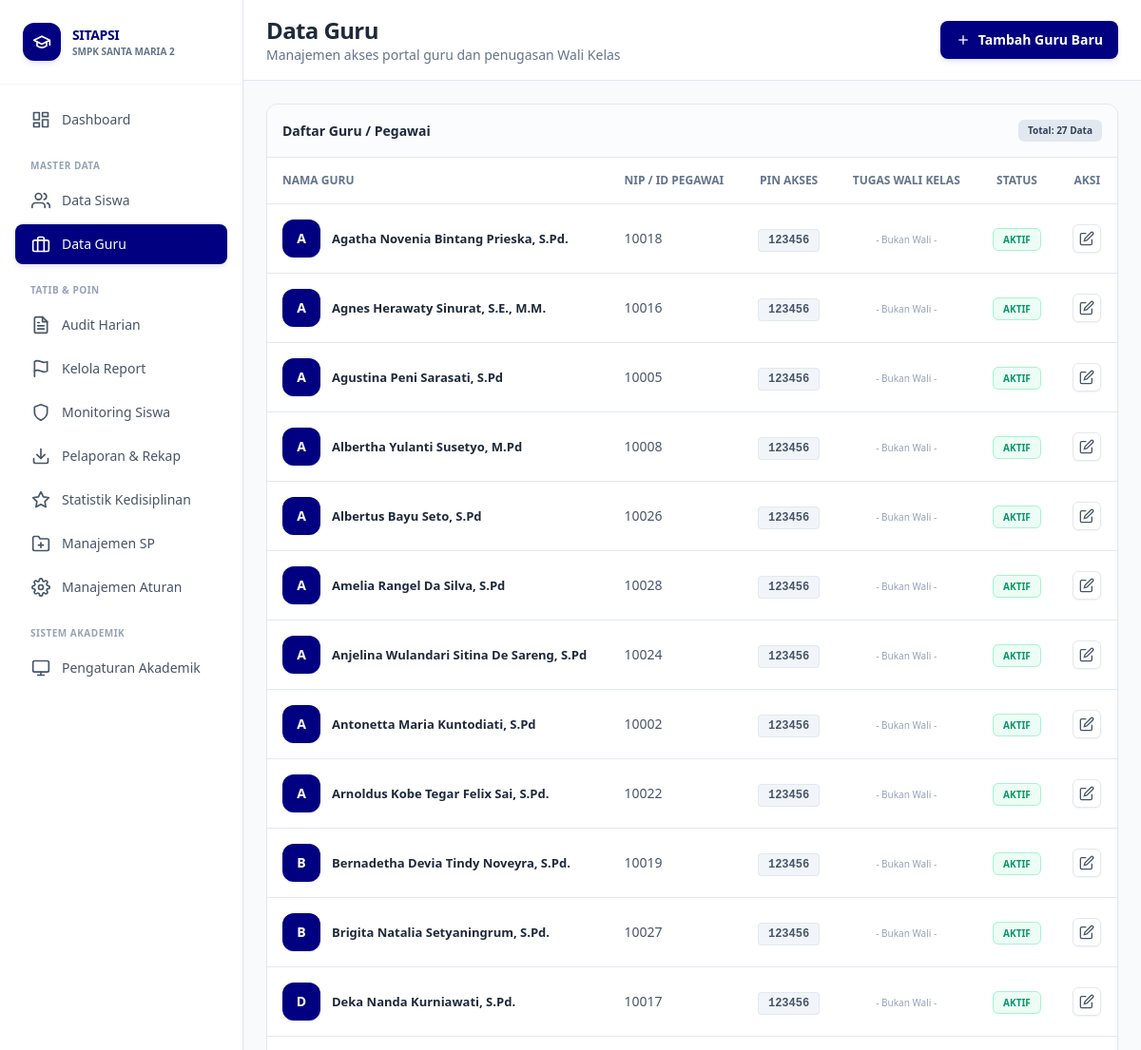
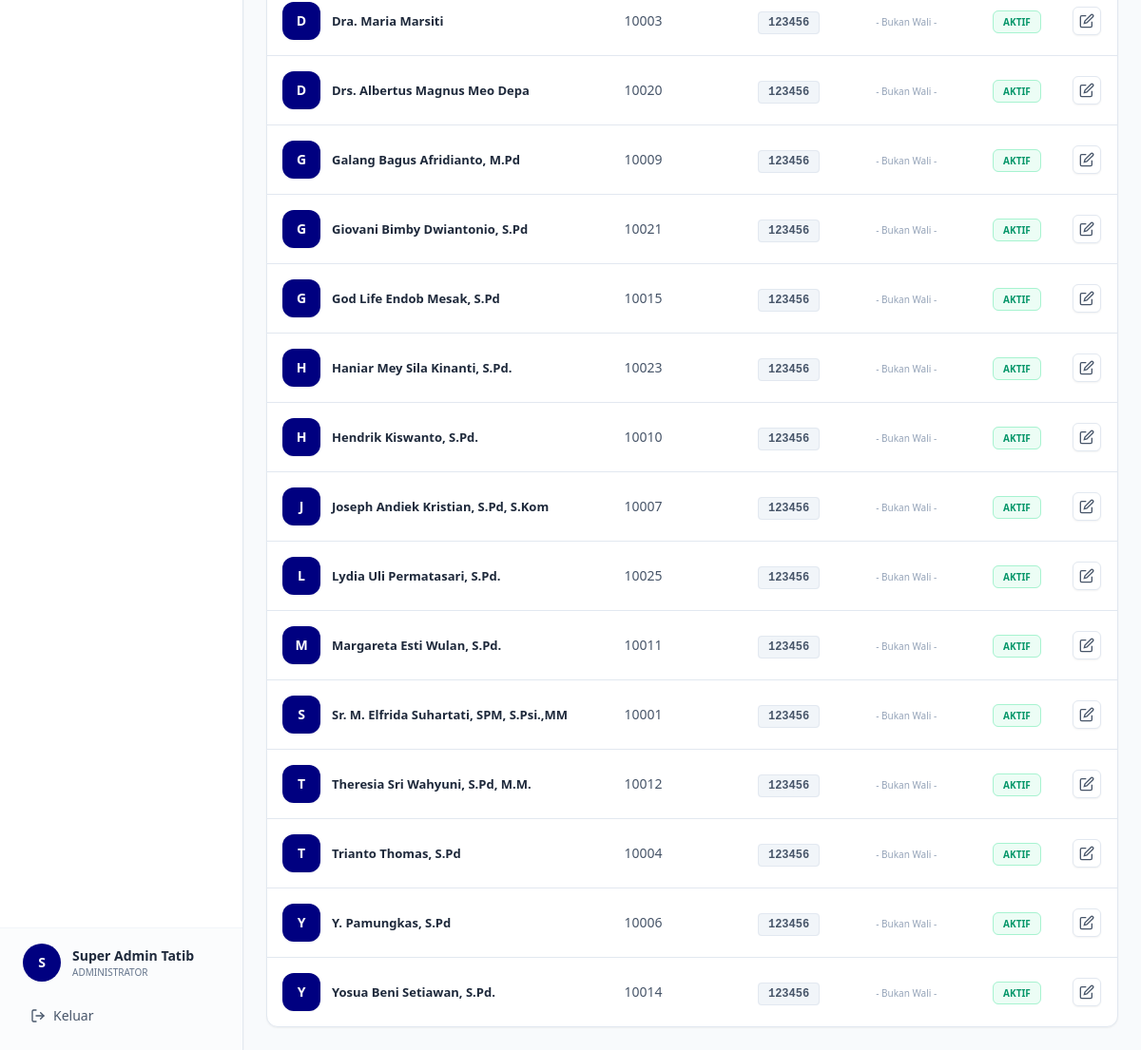
The app's page /views/admin/data_guru.php (signed in) with its own data (2 pictures, top to bottom).
### tables this page shows
CREATE TABLE tb_guru (
    id_guru INT AUTO_INCREMENT PRIMARY KEY,
    nama_guru VARCHAR(100) NOT NULL,
    nip VARCHAR(30),
    kode_guru VARCHAR(10),  
    id_kelas INT NULL,  
    pin_validasi VARCHAR(6) NOT NULL,  
    status ENUM('Aktif', 'Non-Aktif') DEFAULT 'Aktif',
    
    FOREIGN KEY (id_kelas) REFERENCES tb_kelas(id_kelas) ON DELETE SET NULL
);

### config/database.php (called while the page is built, shortened)
<?php
function getDBConnection() {
    static $pdo = null;
    if ($pdo === null) {
        try {
            $dsn = "mysql:host=" . DB_HOST . ";dbname=" . DB_NAME . ";charset=" . DB_CHARSET;
            $options = [
                PDO::ATTR_ERRMODE            => PDO::ERRMODE_EXCEPTION,
                PDO::ATTR_DEFAULT_FETCH_MODE => PDO::FETCH_ASSOC,
                PDO::ATTR_EMULATE_PREPARES   => false,
                PDO::MYSQL_ATTR_INIT_COMMAND => "SET NAMES " . DB_CHARSET
            ];
            $pdo = new PDO($dsn, DB_USER, DB_PASS, $options);
        } catch (PDOException $e) {
            error_log("Database Connection Error: " . $e->getMessage());
            die("Koneksi database gagal. Silakan hubungi administrator.");
        }
    }
    return $pdo;
}
function executeQuery($sql, $params = []) {
    $pdo = getDBConnection();
    $stmt = $pdo->prepare($sql);
    $stmt->execute($params);
    return $stmt;
}
function fetchAll($sql, $params = []) {
    $stmt = executeQuery($sql, $params);
    return $stmt->fetchAll();
}
?>

### views/admin/data_guru.php (the view, shortened to what this page needs)
<?php
require_once '../../config/database.php';
$guru_list = fetchAll("
    SELECT
        g.*,
        k.nama_kelas
    FROM tb_guru g
    LEFT JOIN tb_kelas k ON g.id_kelas = k.id_kelas
    ORDER BY g.nama_guru
");
$btn_primary = "px-4 py-2.5 bg-[#000080] text-white text-sm font-semibold rounded-lg shadow-md shadow-blue-900/10 hover:bg-blue-900 transition-all flex items-center justify-center";
$card_class = "bg-white border border-[#E2E8F0] rounded-xl shadow-sm";
?>
<!DOCTYPE html>
<html lang="id">
<head>
    <script src="https://cdn.tailwindcss.com"></script>
</head>
<body class="bg-[#F8FAFC]">
<div class="flex h-screen overflow-hidden">
    <?php include '../../includes/sidebar_admin.php'; ?>
    <div class="flex-1 overflow-auto lg:ml-64">
        <div class="bg-white border-b border-[#E2E8F0] px-6 py-4 sticky top-0 z-30 flex flex-col sm:flex-row sm:justify-between sm:items-center gap-4">
            <div>
                <h1 class="text-2xl font-extrabold text-slate-800 tracking-tight">Data Guru</h1>
                <p class="text-sm font-medium text-slate-500">Manajemen akses portal guru dan penugasan Wali Kelas</p>
            </div>
            <button onclick="openModalTambah()" class="<?= $btn_primary ?>">
                <svg class="w-4 h-4 mr-2" fill="none" stroke="currentColor" viewBox="0 0 24 24" stroke-width="2"><line x1="12" y1="5" x2="12" y2="19"></line><line x1="5" y1="12" x2="19" y2="12"></line></svg>
                Tambah Guru Baru
            </button>
        </div>
        <div class="p-6 space-y-6 max-w-7xl mx-auto">
            <div class="<?= $card_class ?> overflow-hidden">
                <div class="p-4 border-b border-[#E2E8F0] bg-slate-50/50 flex justify-between items-center">
                    <span class="font-bold text-slate-800 text-sm">Daftar Guru / Pegawai</span>
                    <span class="px-2.5 py-1 bg-slate-200 text-slate-700 rounded-md text-[10px] font-bold">Total: <?= count($guru_list) ?> Data</span>
                </div>
                <div class="overflow-x-auto">
                    <table class="w-full text-left text-sm whitespace-nowrap">
                        <thead class="bg-white text-xs text-slate-500 uppercase border-b border-[#E2E8F0]">
                            <tr>
                                <th class="p-4 font-bold">Nama Guru</th>
                                <th class="p-4 font-bold">NIP / ID Pegawai</th>
                                <th class="p-4 font-bold text-center">PIN Akses</th>
                                <th class="p-4 font-bold text-center">Tugas Wali Kelas</th>
                                <th class="p-4 font-bold text-center">Status</th>
                                <th class="p-4 font-bold text-center">Aksi</th>
                            </tr>
                        </thead>
                        <tbody class="divide-y divide-[#E2E8F0]">
                            <?php if(empty($guru_list)): ?>
                            <tr>
                                <td colspan="6" class="p-8 text-center text-slate-400 font-medium">Belum ada data guru.</td>
                            </tr>
                            <?php else: ?>
                            <?php foreach($guru_list as $guru): ?>
                            <tr class="hover:bg-slate-50/50 transition-colors">
                                <td class="p-4">
                                    <div class="flex items-center space-x-3">
                                        <div class="w-10 h-10 bg-[#000080] rounded-xl flex items-center justify-center text-white font-extrabold shadow-sm flex-shrink-0">
                                            <?= strtoupper(substr($guru['nama_guru'], 0, 1)) ?>
                                        </div>
                                        <p class="font-bold text-slate-800 text-[13px]"><?= htmlspecialchars($guru['nama_guru']) ?></p>
                                    </div>
                                </td>
                                <td class="p-4 text-slate-600 font-medium">
                                    <?= htmlspecialchars($guru['nip'] ?: '-') ?>
                                </td>
                                <td class="p-4 text-center">
                                    <span class="font-mono text-xs font-bold bg-slate-100 text-slate-600 px-2.5 py-1 rounded border border-slate-200">
                                        <?= htmlspecialchars($guru['pin_validasi']) ?>
                                    </span>
                                </td>
                                <td class="p-4 text-center">
                                    <?php if($guru['id_kelas']): ?>
                                        <span class="px-2.5 py-1 text-[10px] font-bold uppercase rounded-md bg-[#000080]/10 text-[#000080] border border-[#000080]/20">
                                            Wali Kelas <?= htmlspecialchars($guru['nama_kelas']) ?>
                                        </span>
                                    <?php else: ?>
                                        <span class="text-[10px] font-medium text-slate-400">- Bukan Wali -</span>
                                    <?php endif; ?>
                                </td>
                                <td class="p-4 text-center">
                                    <span class="px-2.5 py-1 text-[10px] font-bold uppercase rounded-md
                                        <?= $guru['status'] === 'Aktif' ? 'bg-emerald-50 text-emerald-600 border border-emerald-200' : 'bg-red-50 text-red-600 border border-red-200' ?>">
                                        <?= $guru['status'] ?>
                                    </span>
                                </td>
                                <td class="p-4 text-center">
                                    <button onclick='editGuru(<?= json_encode([
                                        "id_guru" => $guru["id_guru"],
                                        "nama_guru" => $guru["nama_guru"],
                                        "nip" => $guru["nip"],
                                        "pin_validasi" => $guru["pin_validasi"],
                                        "id_kelas" => $guru["id_kelas"],
                                        "status" => $guru["status"]
                                    ]) ?>)'
                                    class="p-1.5 bg-white border border-[#E2E8F0] text-slate-600 rounded-md hover:bg-slate-50 hover:text-[#000080] transition-colors shadow-sm" title="Edit Data">
                                        <svg class="w-4 h-4" fill="none" stroke="currentColor" viewBox="0 0 24 24" stroke-width="2"><path d="M11 4H4a2 2 0 0 0-2 2v14a2 2 0 0 0 2 2h14a2 2 0 0 0 2-2v-7"></path><path d="M18.5 2.5a2.121 2.121 0 0 1 3 3L12 15l-4 1 1-4 9.5-9.5z"></path></svg>
                                    </button>
                                </td>
                            </tr>
                            <?php endforeach; ?>
                            <?php endif; ?>
                        </tbody>
                    </table>
                </div>
            </div>
        </div>
    </div>
</div>
</body>
</html>

### includes/sidebar_admin.php (shortened to what this page needs)
<?php
$current_page = basename($_SERVER['PHP_SELF'], '.php');
$user_name = $_SESSION['nama_lengkap'] ?? ($user['nama_lengkap'] ?? 'Admin Tatib');
$initial = strtoupper(substr($user_name, 0, 1));
function getNavClass($isActive) {
    $base = "flex items-center justify-between px-4 py-2.5 rounded-lg text-sm font-medium transition-all duration-200 border border-transparent";
    if ($isActive) {
        return "$base bg-[#000080] text-white shadow-md shadow-blue-900/10";
    }
    return "$base text-slate-600 hover:text-[#000080] hover:bg-slate-50 hover:border-slate-200";
}
?>
<aside id="sidebar" class="fixed left-0 top-0 h-screen w-64 bg-white border-r border-[#E2E8F0] flex flex-col z-50 transition-transform duration-300 -translate-x-full lg:translate-x-0 shadow-sm">
    <div class="p-6 border-b border-[#F1F5F9]">
        <div class="flex items-center justify-between">
            <div class="flex items-center gap-3">
                <div class="w-10 h-10 rounded-xl flex items-center justify-center shadow-md bg-[#000080] shadow-blue-900/10 flex-shrink-0">
                    <svg class="w-5 h-5 text-white" fill="none" stroke="currentColor" viewBox="0 0 24 24" stroke-width="2" stroke-linecap="round" stroke-linejoin="round">
                        <path d="M22 10v6M2 10l10-5 10 5-10 5z"></path>
                        <path d="M6 12v5c3 3 9 3 12 0v-5"></path>
                    </svg>
                </div>
                <div>
                    <h1 class="text-sm font-extrabold text-[#000080] tracking-tight">SITAPSI</h1>
                    <p class="text-[10px] font-bold text-slate-500 truncate max-w-[140px]">SMPK SANTA MARIA 2</p>
                </div>
            </div>
        </div>
    </div>
    <nav class="flex-1 p-4 space-y-1 overflow-y-auto scrollbar-hide">
        <a href="dashboard.php" class="<?= getNavClass($current_page === 'dashboard') ?>">
            <div class="flex items-center gap-3">
                Dashboard
            </div>
        </a>
        <div class="pt-4 pb-1">
            <p class="px-4 text-[10px] font-bold tracking-wider text-slate-400 uppercase">Master Data</p>
        </div>
        <a href="data_siswa.php" class="<?= getNavClass($current_page === 'data_siswa') ?>">
            <div class="flex items-center gap-3">
                Data Siswa
            </div>
        </a>
        <a href="data_guru.php" class="<?= getNavClass($current_page === 'data_guru') ?>">
            <div class="flex items-center gap-3">
                <svg class="w-5 h-5" fill="none" stroke="currentColor" viewBox="0 0 24 24" stroke-width="2" stroke-linecap="round" stroke-linejoin="round"><rect x="2" y="7" width="20" height="14" rx="2" ry="2"></rect><path d="M16 21V5a2 2 0 0 0-2-2h-4a2 2 0 0 0-2 2v16"></path></svg>
                Data Guru
            </div>
        </a>
        <div class="pt-4 pb-1">
            <p class="px-4 text-[10px] font-bold tracking-wider text-slate-400 uppercase">Tatib & Poin</p>
        </div>
        <a href="audit_harian.php" class="<?= getNavClass($current_page === 'audit_harian') ?>">
            <div class="flex items-center gap-3">
                Audit Harian
            </div>
        </a>
        <a href="kelola_report.php" class="<?= getNavClass($current_page === 'kelola_report') ?>">
            <div class="flex items-center gap-3">
                <svg class="w-5 h-5" fill="none" stroke="currentColor" viewBox="0 0 24 24" stroke-width="2" stroke-linecap="round" stroke-linejoin="round"><path d="M4 15s1-1 4-1 5 2 8 2 4-1 4-1V3s-1 1-4 1-5-2-8-2-4 1-4 1z"></path><line x1="4" y1="22" x2="4" y2="15"></line></svg>
                Kelola Report
            </div>
        </a>
        <a href="monitoring_siswa.php" class="<?= getNavClass(in_array($current_page, ['monitoring_siswa', 'monitoring_siswa_list'])) ?>">
            <div class="flex items-center gap-3">
                <svg class="w-5 h-5" fill="none" stroke="currentColor" viewBox="0 0 24 24" stroke-width="2" stroke-linecap="round" stroke-linejoin="round"><path d="M12 22s8-4 8-10V5l-8-3-8 3v7c0 6 8 10 8 10z"></path></svg>
                Monitoring Siswa
            </div>
        </a>
        <a href="pelaporan_rekap.php" class="<?= getNavClass(in_array($current_page, ['pelaporan_rekap', 'rekapitulasi_kelas', 'rapor_karakter'])) ?>">
            <div class="flex items-center gap-3">
                <svg class="w-5 h-5" fill="none" stroke="currentColor" viewBox="0 0 24 24" stroke-width="2" stroke-linecap="round" stroke-linejoin="round"><path d="M21 15v4a2 2 0 0 1-2 2H5a2 2 0 0 1-2-2v-4"></path><polyline points="7 10 12 15 17 10"></polyline><line x1="12" y1="15" x2="12" y2="3"></line></svg>
                Pelaporan & Rekap
            </div>
        </a>
        <a href="peringkat_siswa.php" class="<?= getNavClass($current_page === 'peringkat_siswa') ?>">
            <div class="flex items-center gap-3">
                <svg class="w-5 h-5" fill="none" stroke="currentColor" viewBox="0 0 24 24" stroke-width="2" stroke-linecap="round" stroke-linejoin="round"><path d="M12 2l3.09 6.26L22 9.27l-5 4.87 1.18 6.88L12 17.77l-6.18 3.25L7 14.14 2 9.27l6.91-1.01L12 2z"></path></svg>
                Statistik Kedisiplinan
            </div>
        </a>
        <a href="manajemen_sp.php" class="<?= getNavClass($current_page === 'manajemen_sp') ?>">
            <div class="flex items-center gap-3">
                Manajemen SP
            </div>
        </a>
        <a href="manajemen_aturan.php" class="<?= getNavClass($current_page === 'manajemen_aturan') ?>">
            <div class="flex items-center gap-3">
                Manajemen Aturan
            </div>
        </a>
        <div class="pt-4 pb-1">
            <p class="px-4 text-[10px] font-bold tracking-wider text-slate-400 uppercase">Sistem Akademik</p>
        </div>
        <a href="pengaturan_akademik.php" class="<?= getNavClass(in_array($current_page, ['pengaturan_akademik', 'arsip_tahun', 'kenaikan_kelas'])) ?>">
            <div class="flex items-center gap-3">
                <svg class="w-5 h-5" fill="none" stroke="currentColor" viewBox="0 0 24 24" stroke-width="2" stroke-linecap="round" stroke-linejoin="round"><rect x="2" y="3" width="20" height="14" rx="2" ry="2"></rect><line x1="8" y1="21" x2="16" y2="21"></line><line x1="12" y1="17" x2="12" y2="21"></line></svg>
                Pengaturan Akademik
            </div>
        </a>
    </nav>
    <div class="p-4 border-t border-[#F1F5F9] bg-slate-50/50">
        <div class="flex items-center gap-3 mb-4 px-2">
            <div class="w-10 h-10 rounded-full bg-[#000080] flex items-center justify-center text-sm font-bold text-white shadow-sm">
                <?= $initial ?>
            </div>
            <div class="flex-1 min-w-0">
                <p class="text-sm font-bold text-slate-800 truncate"><?= htmlspecialchars($user_name) ?></p>
                <p class="text-[10px] font-medium text-slate-500 uppercase">Administrator</p>
            </div>
        </div>
        <a href="../../actions/logout.php" onclick="return confirm('Keluar dari aplikasi?')" class="flex w-full items-center justify-start text-sm font-medium px-4 py-2.5 rounded-md text-slate-600 hover:text-red-600 hover:bg-red-50 transition-colors">
            <svg class="w-4 h-4 mr-2" fill="none" stroke="currentColor" viewBox="0 0 24 24" stroke-width="2" stroke-linecap="round" stroke-linejoin="round"><path d="M9 21H5a2 2 0 0 1-2-2V5a2 2 0 0 1 2-2h4"></path><polyline points="16 17 21 12 16 7"></polyline><line x1="21" y1="12" x2="9" y2="12"></line></svg>
            Keluar
        </a>
    </div>
</aside>

### records on screen
tb_guru: nama_guru "A", nama_guru "Agatha Novenia Bintang Prieska, S.Pd.", nip "10018", pin_validasi "123456", shows "- Bukan Wali -", status "AKTIF"
tb_guru: nama_guru "A", nama_guru "Agnes Herawaty Sinurat, S.E., M.M.", nip "10016", pin_validasi "123456", shows "- Bukan Wali -", status "AKTIF"
tb_guru: nama_guru "A", nama_guru "Agustina Peni Sarasati, S.Pd", nip "10005", pin_validasi "123456", shows "- Bukan Wali -", status "AKTIF"
tb_guru: nama_guru "A", nama_guru "Albertha Yulanti Susetyo, M.Pd", nip "10008", pin_validasi "123456", shows "- Bukan Wali -", status "AKTIF"
tb_guru: nama_guru "A", nama_guru "Albertus Bayu Seto, S.Pd", nip "10026", pin_validasi "123456", shows "- Bukan Wali -", status "AKTIF"
tb_guru: nama_guru "A", nama_guru "Amelia Rangel Da Silva, S.Pd", nip "10028", pin_validasi "123456", shows "- Bukan Wali -", status "AKTIF"
tb_guru: nama_guru "A", nama_guru "Anjelina Wulandari Sitina De Sareng, S.Pd", nip "10024", pin_validasi "123456", shows "- Bukan Wali -", status "AKTIF"
tb_guru: nama_guru "A", nama_guru "Antonetta Maria Kuntodiati, S.Pd", nip "10002", pin_validasi "123456", shows "- Bukan Wali -", status "AKTIF"
tb_guru: nama_guru "A", nama_guru "Arnoldus Kobe Tegar Felix Sai, S.Pd.", nip "10022", pin_validasi "123456", shows "- Bukan Wali -", status "AKTIF"
tb_guru: nama_guru "B", nama_guru "Bernadetha Devia Tindy Noveyra, S.Pd.", nip "10019", pin_validasi "123456", shows "- Bukan Wali -", status "AKTIF"
tb_guru: nama_guru "B", nama_guru "Brigita Natalia Setyaningrum, S.Pd.", nip "10027", pin_validasi "123456", shows "- Bukan Wali -", status "AKTIF"
tb_guru: nama_guru "D", nama_guru "Deka Nanda Kurniawati, S.Pd.", nip "10017", pin_validasi "123456", shows "- Bukan Wali -", status "AKTIF"
tb_guru: nama_guru "D", nama_guru "Dra. Maria Marsiti", nip "10003", pin_validasi "123456", shows "- Bukan Wali -", status "AKTIF"
tb_guru: nama_guru "D", nama_guru "Drs. Albertus Magnus Meo Depa", nip "10020", pin_validasi "123456", shows "- Bukan Wali -", status "AKTIF"
tb_guru: nama_guru "G", nama_guru "Galang Bagus Afridianto, M.Pd", nip "10009", pin_validasi "123456", shows "- Bukan Wali -", status "AKTIF"
tb_guru: nama_guru "G", nama_guru "Giovani Bimby Dwiantonio, S.Pd", nip "10021", pin_validasi "123456", shows "- Bukan Wali -", status "AKTIF"
tb_guru: nama_guru "G", nama_guru "God Life Endob Mesak, S.Pd", nip "10015", pin_validasi "123456", shows "- Bukan Wali -", status "AKTIF"
tb_guru: nama_guru "H", nama_guru "Haniar Mey Sila Kinanti, S.Pd.", nip "10023", pin_validasi "123456", shows "- Bukan Wali -", status "AKTIF"
tb_guru: nama_guru "H", nama_guru "Hendrik Kiswanto, S.Pd.", nip "10010", pin_validasi "123456", shows "- Bukan Wali -", status "AKTIF"
tb_guru: nama_guru "J", nama_guru "Joseph Andiek Kristian, S.Pd, S.Kom", nip "10007", pin_validasi "123456", shows "- Bukan Wali -", status "AKTIF"
tb_guru: nama_guru "L", nama_guru "Lydia Uli Permatasari, S.Pd.", nip "10025", pin_validasi "123456", shows "- Bukan Wali -", status "AKTIF"
tb_guru: nama_guru "M", nama_guru "Margareta Esti Wulan, S.Pd.", nip "10011", pin_validasi "123456", shows "- Bukan Wali -", status "AKTIF"
tb_guru: nama_guru "S", nama_guru "Sr. M. Elfrida Suhartati, SPM, S.Psi.,MM", nip "10001", pin_validasi "123456", shows "- Bukan Wali -", status "AKTIF"
tb_guru: nama_guru "T", nama_guru "Theresia Sri Wahyuni, S.Pd, M.M.", nip "10012", pin_validasi "123456", shows "- Bukan Wali -", status "AKTIF"
tb_guru: nama_guru "T", nama_guru "Trianto Thomas, S.Pd", nip "10004", pin_validasi "123456", shows "- Bukan Wali -", status "AKTIF"
tb_guru: nama_guru "Y", nama_guru "Y. Pamungkas, S.Pd", nip "10006", pin_validasi "123456", shows "- Bukan Wali -", status "AKTIF"
tb_guru: nama_guru "Y", nama_guru "Yosua Beni Setiawan, S.Pd.", nip "10014", pin_validasi "123456", shows "- Bukan Wali -", status "AKTIF"

### other values on screen
$initial "S"
$user_name "Super Admin Tatib"
count($guru_list) "27"
